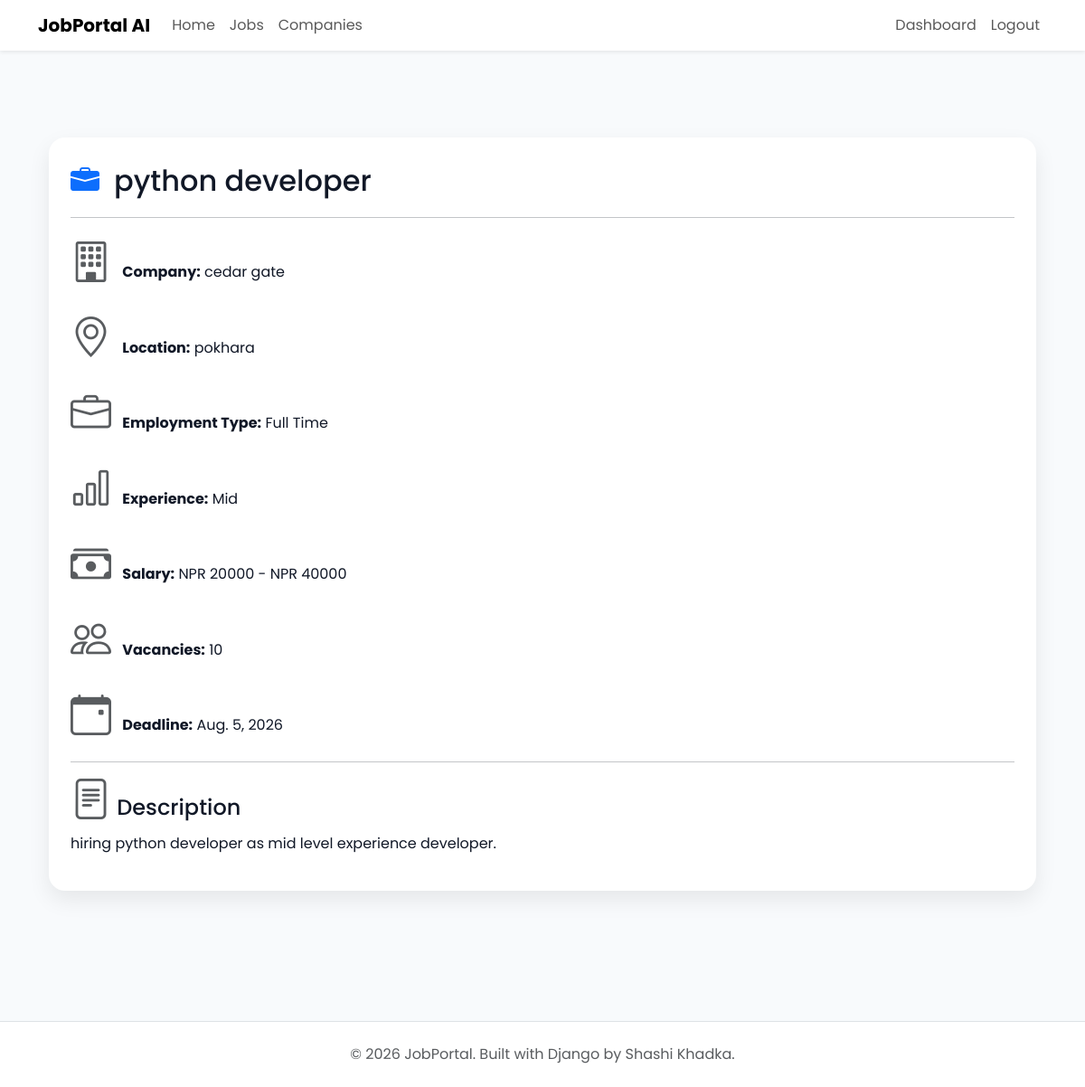
The page /jobs/27/ (signed in) on the database its author committed.
### jobs/models.py (models this page shows, shortened)
class Job(models.Model):
    class EmploymentType(models.TextChoices):
        FULL_TIME = "Full Time"
        PART_TIME = "Part Time"
        INTERNSHIP = "Internship"
        CONTRACT = "Contract"
    class ExperienceLevel(models.TextChoices):
        ENTRY =  "Entry Level"
        MID =  "Mid Level"
        SENIOR = "Senior Level"
    company = models.ForeignKey(Company,on_delete=models.CASCADE,related_name="jobs")
    title = models.CharField(max_length=200)
    slug = models.SlugField(unique=True,blank=True)
    description = models.TextField()
    location = models.CharField(max_length=150)
    employment_type = models.CharField(max_length=20,choices=EmploymentType.choices)
    experience_level = models.CharField( max_length=20, choices=ExperienceLevel.choices )
    salary_min = models.PositiveIntegerField()
    salary_max = models.PositiveIntegerField()
    vacancies = models.PositiveIntegerField(default=1)
    deadline = models.DateField()
    is_active = models.BooleanField(default=True)
    created_at = models.DateTimeField(auto_now_add=True)
    updated_at = models.DateTimeField(auto_now=True)

### companies/models.py (models this page shows)
class Company(models.Model):
    owner = models.OneToOneField(settings.AUTH_USER_MODEL,on_delete=models.CASCADE,related_name="company")
    company_name = models.CharField(max_length=200)
    slug = models.SlugField(unique=True, blank=True)
    logo = models.ImageField( upload_to="company_logos/", blank=True, null=True)
    description = models.TextField()
    website = models.URLField(blank=True)
    email = models.EmailField()
    phone = models.CharField(max_length=20)
    address = models.TextField()
    location = models.CharField(max_length=255)
    city = models.CharField(max_length=100)
    country = models.CharField(max_length=100)
    established_date = models.DateField()
    employee_count = models.PositiveIntegerField()
    created_at = models.DateTimeField(auto_now_add=True)
    updated_at = models.DateTimeField(auto_now=True)

### jobs/views.py (the view)
# urls.py: path("<int:pk>/", views.job_detail, name="job-detail"),
@login_required
def job_detail(request, pk):
    job = get_object_or_404( Job,pk=pk)
    return render( request, "jobs/job_detail.html" ,{"job": job})

### templates/jobs/job_detail.html (shortened to what this page needs)
{% extends "base.html" %}
{% block content %}
<div class="container py-5">
    <div class="custom-card">
        <div class="d-flex align-items-center mb-3">
            <i class="bi bi-briefcase-fill text-primary" style="font-size: 32px;"></i>
            <h2 class="mb-0 ms-3">{{ job.title }}</h2>
        </div>
        <hr>
        <p>
            <i class="bi bi-building text-muted me-2"></i>
            <strong>Company:</strong>
            {{ job.company.company_name }}
        </p>
        <p>
            <i class="bi bi-geo-alt text-muted me-2"></i>
            <strong>Location:</strong>
            {{ job.location }}
        </p>
        <p>
            <i class="bi bi-briefcase text-muted me-2"></i>
            <strong>Employment Type:</strong>
            {{ job.get_employment_type_display }}
        </p>
        <p>
            <i class="bi bi-bar-chart text-muted me-2"></i>
            <strong>Experience:</strong>
            {{ job.get_experience_level_display }}
        </p>
        <p>
            <i class="bi bi-cash-stack text-muted me-2"></i>
            <strong>Salary:</strong>
            NPR {{ job.salary_min }} - NPR {{ job.salary_max }}
        </p>
        <p>
            <i class="bi bi-people text-muted me-2"></i>
            <strong>Vacancies:</strong>
            {{ job.vacancies }}
        </p>
        <p>
            <i class="bi bi-calendar-event text-muted me-2"></i>
            <strong>Deadline:</strong>
            {{ job.deadline }}
        </p>
        <hr>
        <h4>
            <i class="bi bi-file-text text-muted"></i>
            Description
        </h4>
        <p>
            {{ job.description }}
        </p>
    </div>
</div>
{% endblock %}

### static/css/variables.css (style rules this page uses)
:root { --primary:#4F46E5; --primary-hover:#4338CA; --secondary:#6366F1; --success:#22C55E; --danger:#EF4444; --warning:#F59E0B; --dark:#0F172A; --gray:#64748B; --light:#F8FAFC; --white:#FFFFFF; --border:#E2E8F0; --shadow:0 8px 30px rgba(0,0,0,.08); --radius:12px; }

### static/css/main.css (style rules this page uses)
* { margin:0; padding:0; box-sizing:border-box; }
body { font-family:'Poppins',sans-serif; background:var(--light); color:var(--dark); }

### static/css/components.css (style rules this page uses)
.custom-card { background:white; border-radius:14px; padding:25px; box-shadow:var(--shadow); transition:.3s; }

### static/css/style.css (style rules this page uses)
* { margin:0; padding:0; box-sizing:border-box; }
body { font-family:'Poppins',sans-serif; background:var(--light); color:var(--dark); }

### static/css/dashboard.css (style rules this page uses)
.custom-card { background:white; border-radius:16px; padding:25px; box-shadow:0 10px 25px rgba(0,0,0,.08); transition:.3s; }
.custom-card i { font-size:45px; }
:root { --primary:#4F46E5; --success:#22C55E; --warning:#F59E0B; --danger:#EF4444; --bg:#F6F8FC; --card:#ffffff; --text:#1E293B; --muted:#64748B; --border:#E5E7EB; }
body { background:var(--bg); }
:root { --primary:#2563eb; --primary-dark:#1d4ed8; --primary-light:#eef4ff; --success:#16a34a; --warning:#f59e0b; --danger:#ef4444; --text:#111827; --text-light:#6b7280; --border:#e5e7eb; --white:#ffffff; --background:#f8fafc; --radius:18px; --radius-sm:12px; --shadow:0 10px 30px rgba(0,0,0,.06); --shadow-hover:0 18px 40px rgba(37,99,235,.15); --transition:.25s ease; }
* { box-sizing:border-box; }
body { background:var(--background); font-family:"Poppins", sans-serif; color:var(--text); -webkit-font-smoothing:antialiased; }
.custom-card { padding:24px; border-radius:18px; }

### rows shown on the page
Job: title "python developer", company.company_name "cedar gate", location "pokhara", employment_type "Full Time", experience_level "Mid", salary_min "20000", salary_max "40000", vacancies "10", deadline "Aug. 5, 2026", description "hiring python developer as mid level experience developer."
